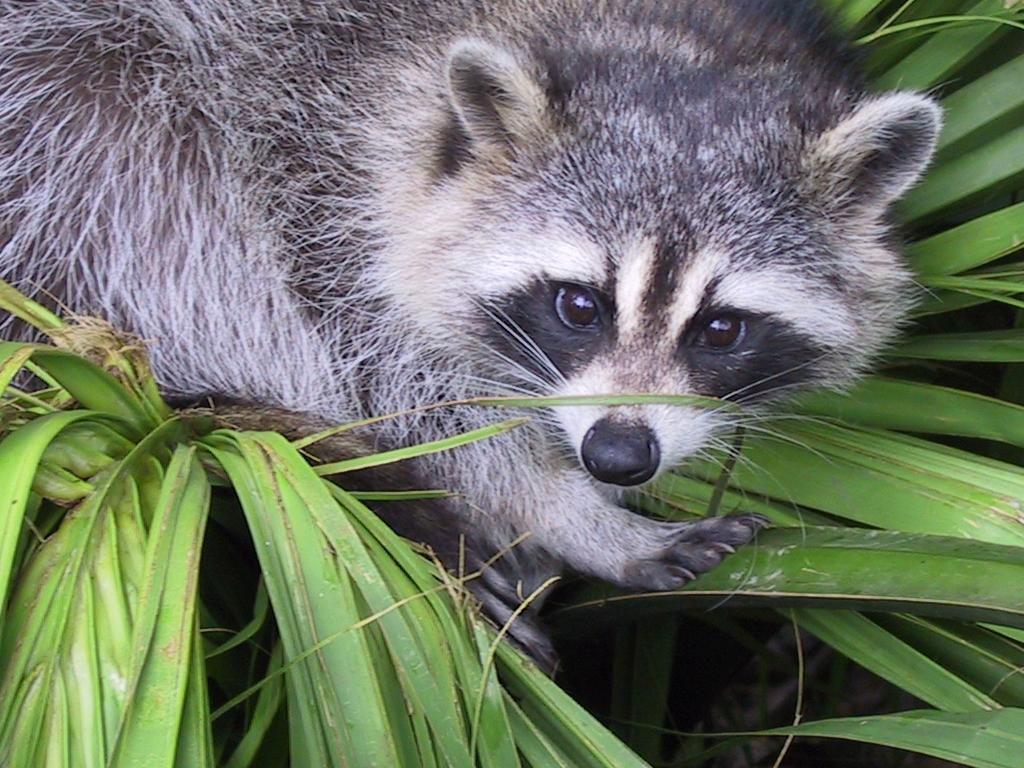
#> input picture Day01/ex04/animal.jpeg, 1024 x 768 px
$ python rotate.py
#> lines starting #> are read from the running program, lines starting #| are printed output that depends on the picture
### Day01/ex02/load_image.py
import cv2
import numpy as np


def ft_load(path: str) -> list:
    """
    ft_load(path: str) -> list:
    This function load a image, print and return the shape
    and its pixels content in RGB format.
    """
#> called with path = './animal.jpeg'
    if (type(path) is not str):
        raise TypeError("The path must be an str")
    image = cv2.imread(path)
#> image is the input picture: shape (768, 1024, 3); mean B, G, R 102.1, 117.7, 110.7

    if (image is None):
        raise ValueError("Image not found or couldn't be open")

    image_array = np.array(image)
    print("The shape of image is: ", image_array.shape)
#| The shape of image is:  (768, 1024, 3)
    print(image)
#> (printed output is left out)

    return (image_array)

### Day01/ex04/rotate.py
from load_image import ft_load
import numpy as np
import matplotlib.pyplot as plt


def zoom():
    """
    Charge une image, effectue un zoom sur une section centrale de l'image,
    et affiche cette section en niveaux de gris.

    Le zoom est effectué en prenant une sous-partie de l'image centrée autour
    du centre de l'image originale, avec une taille de 400x400 pixels.

    La fonction utilise matplotlib pour afficher la section zoomée.
    """
    image = ft_load("./animal.jpeg")
    height, width = image.shape[:2]
#> height = 768; width = 1024
    min_center_x, min_center_y = (width // 2) - 200, (height // 2) - 200
#> min_center_x = 312; min_center_y = 184
    max_center_x, max_center_y = (width // 2) + 200, (height // 2) + 200
#> max_center_x = 712; max_center_y = 584
    sub_array = image[min_center_y:max_center_y, min_center_x:max_center_x, :1]
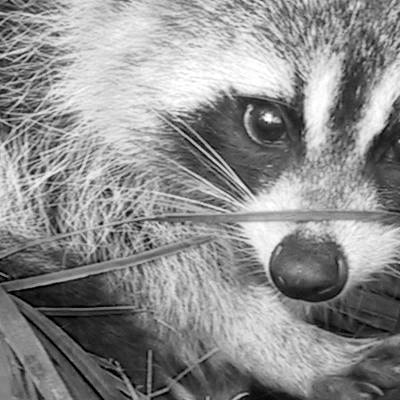
#> sub_array: shape (400, 400, 1); min 0, max 255, mean 141.3
    print("New shape after slicing: ",
          sub_array.shape, " or ", sub_array.shape[:2])
#| New shape after slicing:  (400, 400, 1)  or  (400, 400)
    print(sub_array)
#> (printed output is left out)
    return (sub_array)

def main():
    image = zoom()
    rotated_image = []
    for i in range(len(image[0])):
        new_row = []
        for j in range(len(image)):
            new_row.append(image[j][i])
        rotated_image.append(new_row)
#> after the loop, rotated_image = 400 items
    rotated_image = np.array(rotated_image)
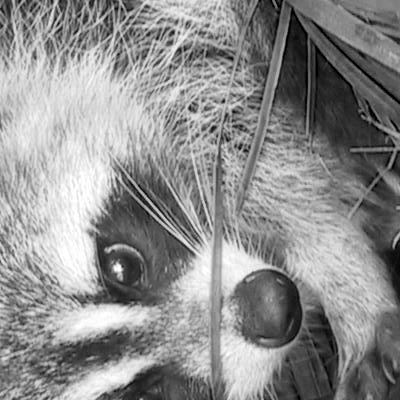
#> rotated_image: shape (400, 400, 1); min 0, max 255, mean 141.3
    print(rotated_image)
#> (printed output is left out)
    plt.imshow(rotated_image, cmap='grey')
    plt.show()


if __name__ == "__main__":
    main()
